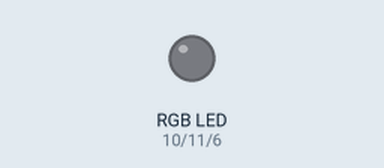
Bench run of a sketch on a simulated Arduino Uno, built for the host (arithmetic inside an expression is 32-bit, double 64-bit). On the bench: an RGB LED mixed from three pins (HIGH = lit).

Above: at 0.15 s.
At 4.05 s:
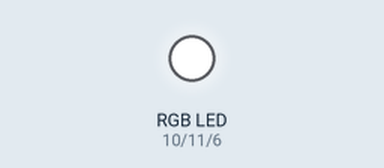
At 7.36 s:
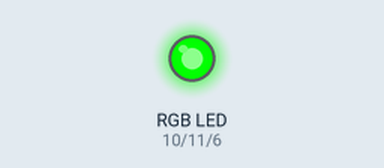
At 18.78 s:
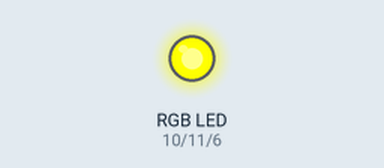
At 26.59 s:
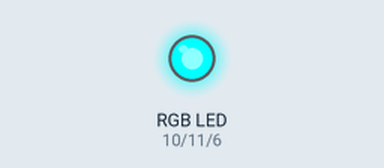
At 39.81 s:
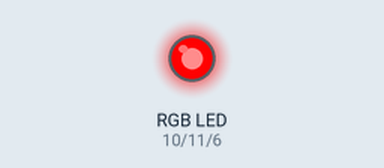
Timing chart, 0 to 40.0 s (numbered marks = the images above):
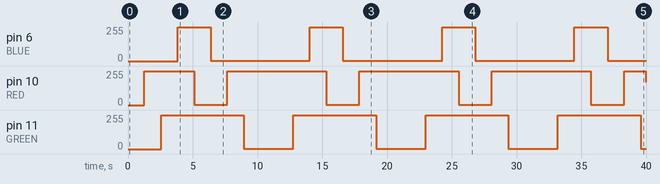

The sketch:

rgbled2.ino
```cpp
/*
 * $OpenBSD: template.ino,v 1.1 2012/04/24 06:37:32 jasper Exp $
 *
 * Arduino projects run something like this:
 *	main() {
 *		init(); // arduino private setup
 *		setup(); // your setup goes here
 *		while(1) {
 *			loop(); // your main loop
 *		}
 *	}
 *
 * Arduino reference is at /usr/local/share/doc/arduino/reference/
 */

#ifdef __cplusplus
extern "C" {
#endif

#define RED 10
#define GREEN 11
#define BLUE 6

void up(void);
void down(void);

const char color[3] = { RED,GREEN,BLUE };
char current=0;

void setup(void) {
  /* your code here */
  pinMode(GREEN,OUTPUT);
  pinMode(RED,OUTPUT);
  pinMode(BLUE,OUTPUT);
  return;
}

void loop(void) {
  /* more of your code here */
  up();
  current=1;
  up();
  current=2;
  up();
  current=0;
  down();
  current=2;
  down();
  current=0;
  up();
  current=1;
  down();
  current=0;
  down();
  return ;
}

void up() {
  uint8_t i;
  for (i=0;i<255;i++) {
    analogWrite(color[current],i);
    delay(5);
  }
}

void down() {
  uint8_t i;
  for (i=255;i!=0;i--) {
    analogWrite(color[current],i);
    delay(5);
  }
}

#ifdef __cplusplus
}
#endif
```

Measured:
- by itself, pin 6 (BLUE): alternates 254/255 for 2.6 s and 1/255 for 7.7 s
- by itself, pin 10 (RED): 0/255 → 254/255 at 1.3 s, → 1/255 3.8 s later, → 254/255 2.6 s later, → 1/255 7.7 s later, … (10 changes in this stretch)
- by itself, pin 11 (GREEN): alternates 254/255 for 6.4 s and 1/255 for 3.8 s
